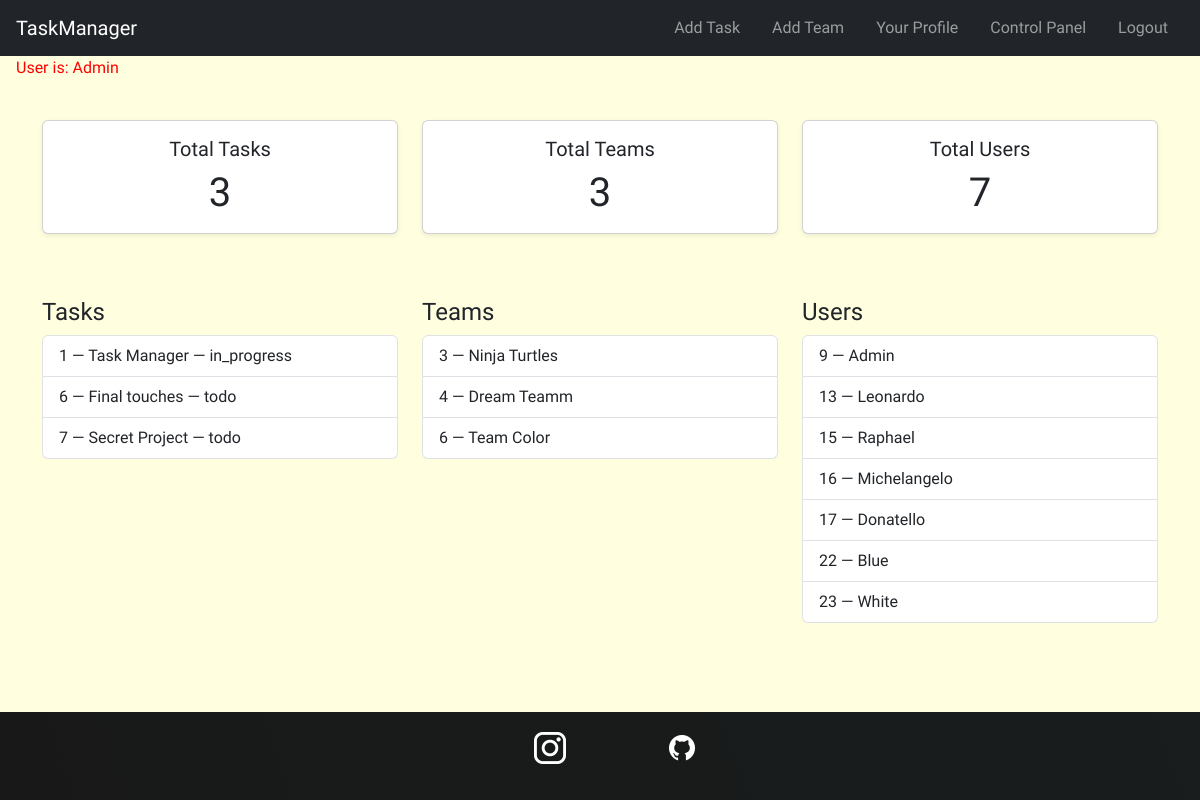
Screenshot of /control-panel/ (signed in) with the database file from the repository.
### tasks/models.py (models this page shows, shortened)
class Task(models.Model):
    STATUS_CHOICES = [
        ('todo', 'To Do'),
        ('in_progress', 'In Progress'),
        ('done', 'Done'),
    ]
    private = models.BooleanField(blank=False,default=False) # if it is false every one can see it , users & teams associated
    creator = models.ForeignKey(User,on_delete=models.CASCADE, related_name='created_tasks')
    title = models.CharField(max_length=200)
    status = models.CharField(max_length=20, choices=STATUS_CHOICES, default='todo')
    description = models.TextField(blank=True)
    users = models.ManyToManyField(User, related_name='tasks')  # Users assigned to the task
    teams = models.ManyToManyField(Team, related_name='tasks' , blank=True)  # Teams related to the task
    subtasks = models.ManyToManyField('self', symmetrical=False, blank=True, related_name='parent_tasks')  # Optional sub-task linkage
    created_at = models.DateTimeField(auto_now_add=True)
    updated_at = models.DateTimeField(auto_now=True)
    deadline = models.DateTimeField(null=True, blank=True)

class Team(models.Model): # One user can be a team
    name = models.CharField(max_length=100)
    users = models.ManyToManyField(User, related_name='teams')

class UserProfile(models.Model):
    user = models.OneToOneField(User, on_delete=models.CASCADE)# if we delete user we delete theri profile too
    description = models.TextField(blank=True)
    image = models.ImageField(max_length=500,default="profile_pictures/placeholder.png",upload_to="profile_pictures")

### tasks/views.py (the view)
# urls.py: path("control-panel/", views.admin_index, name="control_panel"),
@login_required
def admin_index(request):
    if not request.user.is_superuser: # Only admin can access this page
        return HttpResponse("You are not authorized to acces this page.")
    task_list = Task.objects.all() # rn they (task_list) are objects
    team_list = Team.objects.all()
    user_list = UserProfile.objects.all()
    task_count = task_list.count() # count metod counts all the elements in the list
    team_count = team_list.count()
    user_count = user_list.count()
    context = { # we use this to create dynamique pages we use this variable as an attribute | we use the content in it like objects
        "task_list":task_list,
        "team_list":team_list,
        "user_list":user_list,
        "user_count": user_count,
        "team_count": team_count,
        'task_count': task_count,
        "current_user": request.user, # after login it contains current users information
    }
    return render(request,"admin-index.html",context)

### tasks/templates/admin-index.html
{% extends 'base.html' %} {% block body %}
<div class="container my-4">
  <section class="row text-center mb-5">
    <article class="col-md-4 mb-3">
      <div class="card h-100 shadow-sm">
        <div class="card-body">
          <h5 class="card-title">Total Tasks</h5>
          <p class="card-text display-6">{{ task_count }}</p>
        </div>
      </div>
    </article>
    <article class="col-md-4 mb-3">
      <div class="card h-100 shadow-sm">
        <div class="card-body">
          <h5 class="card-title">Total Teams</h5>
          <p class="card-text display-6">{{ team_count }}</p>
        </div>
      </div>
    </article>
    <article class="col-md-4 mb-3">
      <div class="card h-100 shadow-sm">
        <div class="card-body">
          <h5 class="card-title">Total Users</h5>
          <p class="card-text display-6">{{ user_count }}</p>
        </div>
      </div>
    </article>
  </section>
  <section class="row">
    <article class="col-lg-4 mb-4">
      <h4>Tasks</h4>
      <ul class="list-group">
        {% for task in task_list %}
        <a
          href="{% url 'task:detail_task' task.id %}"
          class="list-group-item list-group-item-action"
        >
          {{ task.id }} — {{ task.title }} — {{ task.status|default:"todo" }}
        </a>
        {% empty %}
        <div class="list-group-item">No tasks available.</div>
        {% endfor %}
      </ul>
    </article>
    <article class="col-lg-4 mb-4">
      <h4>Teams</h4>
      <ul class="list-group">
        {% for team in team_list %}
        <a
          href="{% url 'task:detail_team' team.id %}"
          class="list-group-item list-group-item-action"
        >
          {{ team.id }} — {{ team.name }}
        </a>
        {% empty %}
        <div class="list-group-item">No teams available.</div>
        {% endfor %}
      </ul>
    </article>
    <article class="col-lg-4 mb-4">
      <h4>Users</h4>
      <ul class="list-group">
        {% for user in user_list %}
        <a
          href="{% url 'task:detail_user' user.id %}"
          class="list-group-item list-group-item-action"
        >
          {{ user.id }} — {{ user.user.username }}
        </a>
        {% empty %}
        <div class="list-group-item">No users available.</div>
        {% endfor %}
      </ul>
    </article>
  </section>
</div>
{% endblock %}

### tasks/templates/base.html (shortened to what this page needs)
{% load static %}
<!DOCTYPE html>
<html lang="en">
  <head>
    <link
      href="https://cdn.jsdelivr.net/npm/bootstrap@5.3.5/dist/css/bootstrap.min.css"
      rel="stylesheet"
    />
    <link rel="stylesheet" href="{% static 'tasks/styles.css' %}" />
  </head>
  <body class="d-flex flex-column min-vh-100">
    <header>
      <nav class="navbar navbar-dark bg-dark">
        <a href="/" class="navbar-brand ms-3">TaskManager</a>
        <div class="navbar-nav flex-row ms-auto me-3">
          {% if user.is_authenticated %}
          <a class="nav-link px-3" href="{% url 'task:create_task' %}"
            >Add Task</a
          >
          <a class="nav-link px-3" href="{% url 'task:create_team' %}"
            >Add Team</a
          >
          {% if user.userprofile %}
          <a
            class="nav-link px-3"
            href="{% url 'task:detail_user' request.user.userprofile.id %}"
            >Your Profile</a
          >
          {% endif %} {% if request.user.is_superuser %}
          <li class="nav-item">
            <a class="nav-link px-3" href="{% url 'task:control_panel' %}"
              >Control Panel</a
            >
          </li>
          {% endif %}
          <form
            method="POST"
            action="{% url 'logout' %}"
            style="display: inline"
          >
            <button type="submit" class="btn btn-link nav-link px-3">
              Logout
            </button>
          </form>
          {% else %}
          <a class="nav-link px-3" href="{% url 'login' %}">Login</a>
          <a class="nav-link px-3" href="{% url 'register' %}">Register</a>
          {% endif %}
        </div>
      </nav>
    </header>
    <p style="color: red; margin-left: 1rem">User is: {{ user }}</p>
    <main class="flex-fill">
      {% block body %} {% endblock %}
    </main>
    <footer>
      <ul>
        <li>
          <a href="https://www.instagram.com/">
            <img
              src="/pictures/icons/insta.png"
              alt="Instagram logo link to social media page"
          /></a>
        </li>
        <li>
          <a href="https://github.com/ErkinTunc/App-Web-Gestion-De-taches">
            <img
              src="/pictures/icons/github.png"
              alt="A Github logo link to its github repository page"
            />
          </a>
        </li>
      </ul>
    </footer>
  </body>
</html>

### tasks/static/tasks/styles.css (style rules this page uses)
body { background-color: lightyellow; font-family: "Oswald", sans-serif; }
li { margin: auto; }
footer { background: linear-gradient(70deg, rgb(24, 24, 24), rgb(25, 29, 29)); padding: 1.25rem 0; margin-top: 1rem; }
footer ul { display: flex; justify-content: center; }
footer li { width: 2rem; height: 2rem; margin: 0 3.125rem; }
footer img { width: 100%; height: 100%; }
footer li { list-style: none; }

### rows the page displays
Task: id "1", title "Task Manager", status "in_progress"
Task: id "6", title "Final touches", status "todo"
Task: id "7", title "Secret Project", status "todo"
Team: id "3", name "Ninja Turtles"
Team: id "4", name "Dream Teamm"
Team: id "6", name "Team Color"
UserProfile: id "9", user.username "Admin"
UserProfile: id "13", user.username "Leonardo"
UserProfile: id "15", user.username "Raphael"
UserProfile: id "16", user.username "Michelangelo"
UserProfile: id "17", user.username "Donatello"
UserProfile: id "22", user.username "Blue"
UserProfile: id "23", user.username "White"

### other values shown
{{ user }} "Admin"
{{ task_count }} "3"
{{ team_count }} "3"
{{ user_count }} "7"
